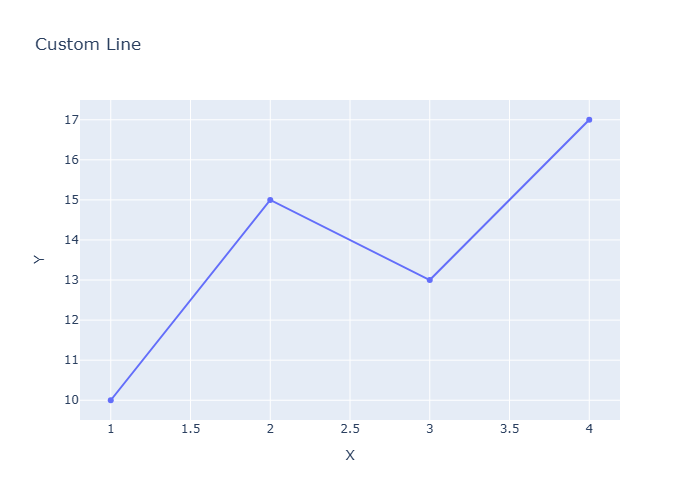

Write the Python code that produced this figure.
import plotly.graph_objects as go
fig = go.Figure()
fig.add_trace(go.Scatter(x=[1,2,3,4], y=[10,15,13,17], mode='lines+markers', name='Series A'))
fig.update_layout(title='Custom Line', xaxis_title='X', yaxis_title='Y')
fig.write_image("graph_test.png")
fig.show()
